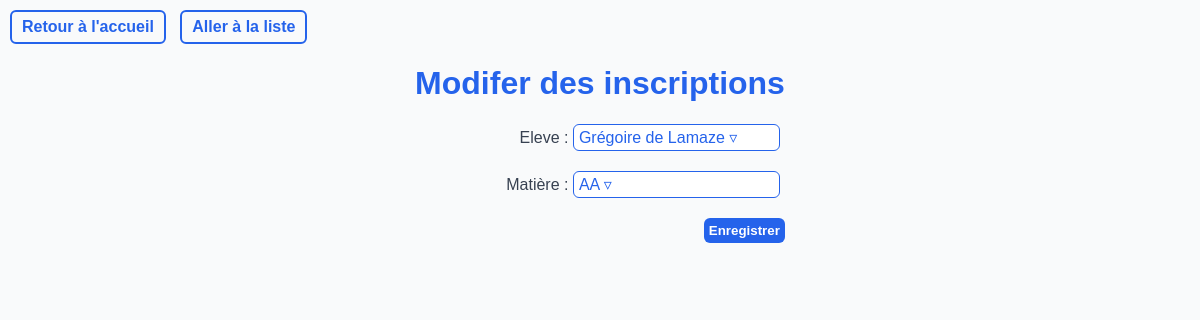
The app's page /inscription/update?id=1 with its own data.
### tables this page shows
CREATE TABLE Eleve (
    Id INTEGER PRIMARY KEY AUTOINCREMENT,
    Prenom TEXT NOT NULL,
    Nom TEXT NOT NULL,
    Date_de_Naissance DATE NOT NULL,
    Id_Classe INTEGER,
    FOREIGN KEY (Id_Classe)
        REFERENCES Classe(Id)
        ON DELETE CASCADE
        ON UPDATE CASCADE
    );

CREATE TABLE Matiere (
    Id INTEGER PRIMARY KEY AUTOINCREMENT,
    Nom TEXT NOT NULL,
    Nombre_Heures INTEGER NOT NULL,
    Id_Professeur INTEGER NOT NULL, 
    FOREIGN KEY (Id_Professeur)
        REFERENCES Professeur(Id)
        ON DELETE CASCADE
        ON UPDATE CASCADE
    );

### Backend.py (the view)
@app.route('/inscription/update', methods=["POST","GET"])
def update_inscription():
    id = request.args.get('id')
    if id is None:
        return "Aucun ID fourni", 400
    if request.method=="POST":
        id_eleve=request.form["Id_Eleve_valeur"]
        id_matiere=request.form["Id_Matiere_valeur"]
        edit_sql("UPDATE Inscription SET Id_Eleve = ?, Id_Matiere = ? WHERE Id = ?", (id_eleve, id_matiere, id))
        return redirect("/inscription/liste")
    return render_template('update.html', valeurs=execute_sql("SELECT * FROM Inscription WHERE Id = ?", (str(id),))[0],dropdown_values={"Id_Eleve" :execute_sql("SELECT * FROM Eleve"),"Id_Matiere" :execute_sql("SELECT * FROM Matiere")}, colonnes=colonnes_inscription, infos={"element": "inscriptions","URL_liste": "/inscription/liste"})

### Backend.py (called while the page is built)
def execute_sql(commande, argument=()):
    conn = sqlite3.connect(DB_NAME)
    c = conn.cursor()
    c.execute(commande, argument)
    valeurs = c.fetchall()
    conn.commit()
    conn.close()
    return valeurs

### templates/update.html (shortened to what this page needs)
<!DOCTYPE html>
<html lang="fr">
<head>
    <link rel="stylesheet" href="../static/styles.css">
</head>
<body>
    <a class="back_button" href="/">Retour à l'accueil</a>
    <a class="back_button" href="{{ infos['URL_liste'] }}">Aller à la liste</a>
    <div class="content-form">
    <div>
    <h1>Modifer des {{ infos["element"] }}</h1>
    <form method="POST">
        {% for c in colonnes %}
        {% if c["type"] == "dropdown" %}
        <div class="dropdown" id="dropdown_{{ c['id'] }}" style="margin-bottom: 20px;">
                <label for="dropdown_{{ c['id'] }}">{{ c["titre"] }} : </label>
                <div id="dropdown-button_{{ c['id'] }}" class="dropdown-button" onclick="toggleMenu('{{ c['id'] }}')">
                    <span id="dropdown-label_{{ c['id'] }}">{% for item in dropdown_values[c["id"]] %}{% if item[0] == valeurs[c["order"]] %}{{ item[1] }} {% if c["id"]!="Id_Matiere"%} {{ item[2] }} {%endif%}{% endif %}{% endfor %}</span> &#9663;
                </div>
            </div>
        {% else %}
        <div class="form-element">
            <label for='{{ c["id"] }}'>{{ c["titre"] }} : <input id='{{ c["id"] }}' name='{{ c["id"] }}' type='{{ c["type"] }}' value='{{valeurs[c["order"]]}}'></label>
        </div>
        {% endif %}
        {% endfor %}
        <button class="submit_button" type="submit">Enregistrer</button>
    </form>
     </div>
    </div>
</body>
</html>

### static/styles.css (style rules this page uses)
body { font-family: Arial, sans-serif; background-color: #f9fafb; color: #2563eb; margin: 0; }
.submit_button { background-color: #2563eb; color : white; border: none; padding: 5px; border-radius: 6px; cursor: pointer; font-weight: bold; cursor: pointer; }
.content-form form { margin-top: 20px; display: flex; flex-direction: column; max-width: 400px; align-items: end; }
label { color: #374151; }
.content-form { margin: auto auto; display: flex; justify-content: center; align-items: center; }
.back_button { display: inline-block; border: 2px solid #2563eb; border-radius: 6px; padding: 6px 10px; text-decoration: none; font-weight: bold; color: #2563eb; cursor: pointer; margin-top: 10px; margin-left: 10px; }
.dropdown-button { display: inline-block; border: 1px solid #2563eb; border-radius: 6px; padding: 3px 5px; color: #2563eb; background-color: white; margin-right: 5px; cursor: pointer; width: 195px; }
.dropdown { position: relative; display: inline-block; margin-left: 20px; }

### records on screen
Eleve: Prenom "Grégoire", Nom "de Lamaze"
Matiere: Nom "AA"

### other values on screen
{{ infos["element"] }} "inscriptions"
{{ c["titre"] }} "Eleve" "Matière"
